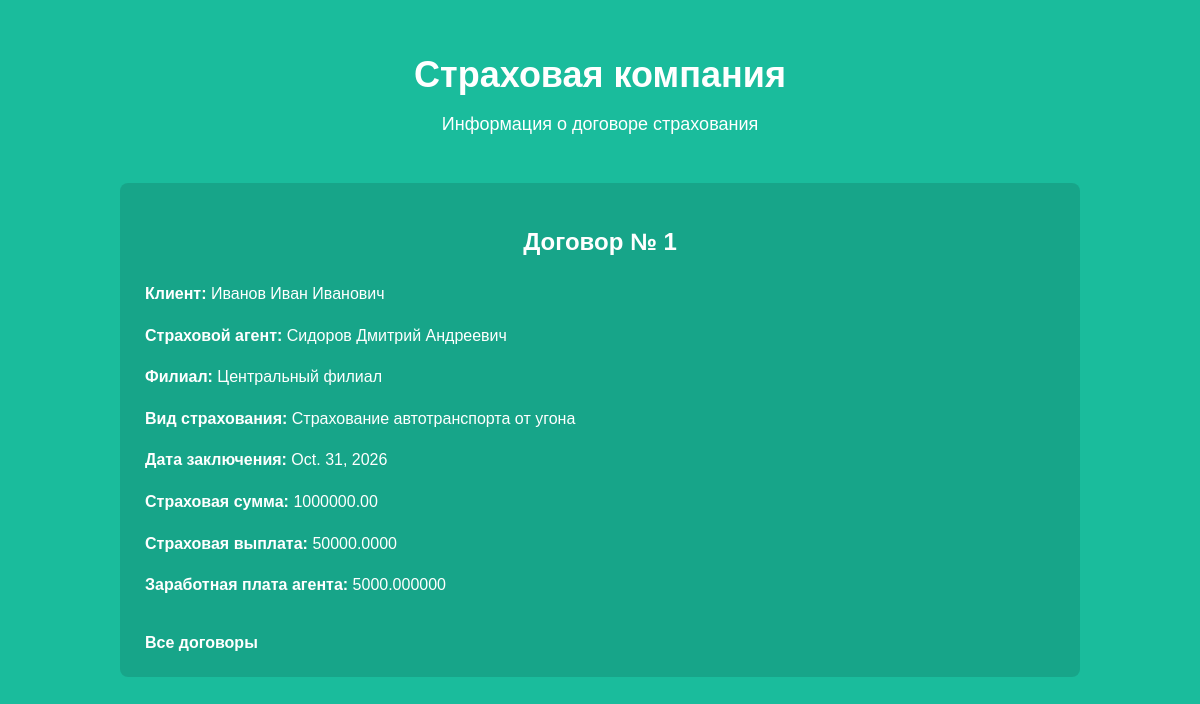
The page /contract/1/ on the database its author committed.
### articles/models.py (models this page shows, shortened)
class Contract(models.Model):
    client = models.ForeignKey(
        Client,
        on_delete=models.CASCADE,
        verbose_name="Клиент"
    )
    agent = models.ForeignKey(
        Agent,
        on_delete=models.CASCADE,
        verbose_name="Страховой агент"
    )
    branch = models.ForeignKey(
        Branch,
        on_delete=models.CASCADE,
        verbose_name="Филиал"
    )
    insurance_type = models.ForeignKey(
        InsuranceType,
        on_delete=models.CASCADE,
        verbose_name="Вид страхования"
    )
    date = models.DateField(verbose_name="Дата заключения")
    insurance_sum = models.DecimalField(
        max_digits=15,
        decimal_places=2,
        verbose_name="Страховая сумма"
    )
    @property
    def insurance_payment(self):
        return self.insurance_sum * self.insurance_type.tariff_rate / Decimal("100")
    @property
    def agent_salary(self):
        return self.insurance_payment * self.insurance_type.commission_percent / Decimal("100")
    class Meta:
        verbose_name = "Договор страхования"
        verbose_name_plural = "Договоры страхования"

class Client(models.Model):
    full_name = models.CharField(max_length=200, verbose_name="ФИО клиента")
    address = models.CharField(max_length=250, verbose_name="Адрес")
    phone = models.CharField(max_length=20, verbose_name="Телефон")
    class Meta:
        verbose_name = "Клиент"
        verbose_name_plural = "Клиенты"

class Agent(models.Model):
    full_name = models.CharField(max_length=200, verbose_name="ФИО агента")
    address = models.CharField(max_length=250, verbose_name="Адрес")
    phone = models.CharField(max_length=20, verbose_name="Телефон")
    branch = models.ForeignKey(
        Branch,
        on_delete=models.CASCADE,
        verbose_name="Филиал"
    )
    class Meta:
        verbose_name = "Страховой агент"
        verbose_name_plural = "Страховые агенты"

class Branch(models.Model):
    name = models.CharField(max_length=150, verbose_name="Название филиала")
    address = models.CharField(max_length=250, verbose_name="Адрес")
    phone = models.CharField(max_length=20, verbose_name="Телефон")
    class Meta:
        verbose_name = "Филиал"
        verbose_name_plural = "Филиалы"

class InsuranceType(models.Model):
    name = models.CharField(max_length=200, verbose_name="Вид страхования")
    tariff_rate = models.DecimalField(
        max_digits=5,
        decimal_places=2,
        verbose_name="Тарифная ставка (%)"
    )
    commission_percent = models.DecimalField(
        max_digits=5,
        decimal_places=2,
        verbose_name="Процент комиссии (%)"
    )
    class Meta:
        verbose_name = "Вид страхования"
        verbose_name_plural = "Виды страхования"

### articles/views.py (the view)
# urls.py: path('contract/<int:contract_id>/', views.get_contract, name='get_contract'),
def get_contract(request, contract_id):
    try:
        contract = Contract.objects.select_related(
            'client',
            'agent',
            'branch',
            'insurance_type'
        ).get(id=contract_id)
        return render(request, 'article.html', {
            'post': contract
        })
    except Contract.DoesNotExist:
        raise Http404

### articles/templates/article.html (shortened to what this page needs)
{% load static %}
<!DOCTYPE html>
<html lang="ru">
<head>
    <link rel="stylesheet" href="{% static 'css/article.css' %}">
</head>
<body class="article">
    <div class="header">
        <h1>Страховая компания</h1>
        <p>Информация о договоре страхования</p>
    </div>
    <div class="article-content">
        <h2>Договор № {{ post.id }}</h2>
        <p><strong>Клиент:</strong> {{ post.client.full_name }}</p>
        <p><strong>Страховой агент:</strong> {{ post.agent.full_name }}</p>
        <p><strong>Филиал:</strong> {{ post.branch.name }}</p>
        <p><strong>Вид страхования:</strong> {{ post.insurance_type.name }}</p>
        <p><strong>Дата заключения:</strong> {{ post.date }}</p>
        <p><strong>Страховая сумма:</strong> {{ post.insurance_sum }}</p>
        <p><strong>Страховая выплата:</strong> {{ post.insurance_payment }}</p>
        <p><strong>Заработная плата агента:</strong> {{ post.agent_salary }}</p>
        <a href="{% url 'archive' %}">Все договоры</a>
    </div>
</body>
</html>

### articles/static/css/article.css (style rules this page uses)
body { background: #1abc9c; font-family: Tahoma, Arial, sans-serif; color: #ffffff; margin: 0; padding: 0; }
.header { text-align: center; padding: 30px 0; }
.header h1 { font-size: 36px; margin-bottom: 10px; }
.header p { font-size: 18px; }
.article { width: 960px; margin-left: auto; margin-right: auto; }
.article-content { background: rgba(0, 0, 0, 0.12); padding: 25px; border-radius: 8px; }
.article-content h2 { text-align: center; margin-bottom: 25px; }
.article-content p { font-size: 16px; line-height: 1.6; }
.article-content a { display: inline-block; margin-top: 20px; color: #ffffff; font-weight: bold; text-decoration: none; }

### rows shown on the page
Contract: id "1", client.full_name "Иванов Иван Иванович", agent.full_name "Сидоров Дмитрий Андреевич", branch.name "Центральный филиал", insurance_type.name "Страхование автотранспорта от угона", date "Oct. 31, 2026", insurance_sum "1000000.00", insurance_payment "50000.0000", agent_salary "5000.000000"
